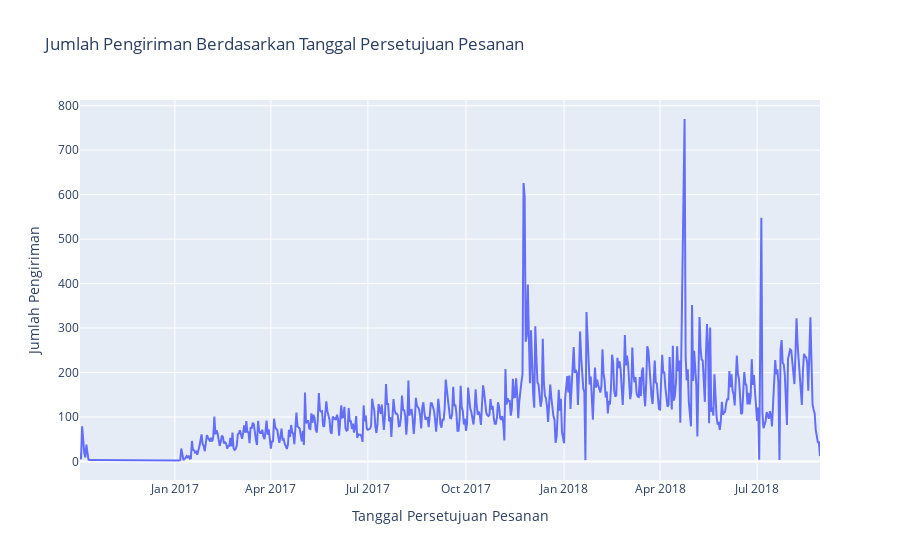

This figure's notebook cell:
### Markdown cell above
Langkah pertama dalam analisis ini adalah memeriksa jumlah pengiriman berdasarkan tanggal persetujuan pesanan. Umumnya, setelah pesanan disetujui oleh penjual, barang akan langsung dikirimkan ke pembeli. Grafik berikut menunjukkan jumlah pesanan yang dikonfirmasi pada tanggal 24 April 2018, yang mencapai 770 pesanan.

### Code cell
# Langkah 1: Mengubah format kolom order_approved_at menjadi datetime
df['order_approved_at'] = pd.to_datetime(df['order_approved_at'])

# Langkah 2: Mengubah kolom order_approved_at menjadi hanya tanggal
df['order_approved_date'] = df['order_approved_at'].dt.date

# Langkah 3: Menghitung jumlah pengiriman per hari
delivery_counts_daily = df.groupby('order_approved_date').size().reset_index(name='delivery_count')

# Langkah 4: Membuat visualisasi dengan Plotly
fig = px.line(
    delivery_counts_daily,
    x='order_approved_date',
    y='delivery_count',
    title='Jumlah Pengiriman Berdasarkan Tanggal Persetujuan Pesanan',
    labels={'order_approved_date': 'Tanggal Persetujuan Pesanan', 'delivery_count': 'Jumlah Pengiriman'}
)

fig.show()

### Figure 1 — Plotly figure (JSON) as saved in the notebook; plotly's stock layout.template omitted (floating-point values rounded to 4 significant figures; data arrays with more than 128 entries replaced by an {"elided": "..."} marker saying what was removed)
{"data": [{"hovertemplate": "Tanggal Persetujuan Pesanan=%{x}<br>Jumlah Pengiriman=%{y}<extra></extra>", "legendgroup": "", "line": {"color": "#636efa", "dash": "solid"}, "marker": {"symbol": "circle"}, "mode": "lines", "name": "", "orientation": "v", "showlegend": false, "type": "scatter", "x": {"elided": "607 str values"}, "xaxis": "x", "y": {"elided": "607 int values"}, "yaxis": "y"}], "layout": {"legend": {"tracegroupgap": 0}, "title": {"text": "Jumlah Pengiriman Berdasarkan Tanggal Persetujuan Pesanan"}, "xaxis": {"anchor": "y", "domain": [0, 1], "title": {"text": "Tanggal Persetujuan Pesanan"}}, "yaxis": {"anchor": "x", "domain": [0, 1], "title": {"text": "Jumlah Pengiriman"}}}}
